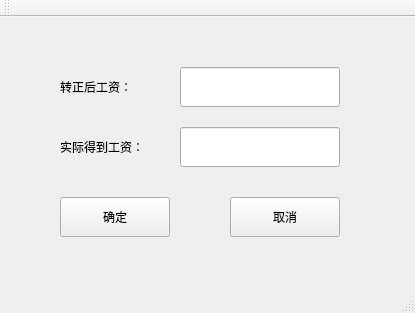
<?xml version="1.0" encoding="UTF-8"?>
<ui version="4.0">
 <class>SalaryCalculate</class>
 <widget class="QMainWindow" name="SalaryCalculate">
  <property name="geometry">
   <rect>
    <x>0</x>
    <y>0</y>
    <width>415</width>
    <height>313</height>
   </rect>
  </property>
  <property name="windowTitle">
   <string>SalaryCalculate</string>
  </property>
  <widget class="QWidget" name="centralWidget">
   <widget class="QLabel" name="id_label_salay">
    <property name="geometry">
     <rect>
      <x>60</x>
      <y>50</y>
      <width>80</width>
      <height>40</height>
     </rect>
    </property>
    <property name="text">
     <string>转正后工资：</string>
    </property>
   </widget>
   <widget class="QLineEdit" name="id_edit_salary">
    <property name="geometry">
     <rect>
      <x>180</x>
      <y>50</y>
      <width>160</width>
      <height>40</height>
     </rect>
    </property>
   </widget>
   <widget class="QLabel" name="id_label_print_salary">
    <property name="geometry">
     <rect>
      <x>60</x>
      <y>110</y>
      <width>80</width>
      <height>40</height>
     </rect>
    </property>
    <property name="text">
     <string>实际得到工资：</string>
    </property>
   </widget>
   <widget class="QLineEdit" name="id_edit_print_salary">
    <property name="geometry">
     <rect>
      <x>180</x>
      <y>110</y>
      <width>160</width>
      <height>40</height>
     </rect>
    </property>
   </widget>
   <widget class="QPushButton" name="id_btn_sure">
    <property name="geometry">
     <rect>
      <x>60</x>
      <y>180</y>
      <width>110</width>
      <height>40</height>
     </rect>
    </property>
    <property name="text">
     <string>确定</string>
    </property>
   </widget>
   <widget class="QPushButton" name="id_btn_cancle">
    <property name="geometry">
     <rect>
      <x>230</x>
      <y>180</y>
      <width>110</width>
      <height>40</height>
     </rect>
    </property>
    <property name="text">
     <string>取消</string>
    </property>
   </widget>
  </widget>
  <widget class="QMenuBar" name="menuBar">
   <property name="geometry">
    <rect>
     <x>0</x>
     <y>0</y>
     <width>415</width>
     <height>23</height>
    </rect>
   </property>
  </widget>
  <widget class="QToolBar" name="mainToolBar">
   <attribute name="toolBarArea">
    <enum>TopToolBarArea</enum>
   </attribute>
   <attribute name="toolBarBreak">
    <bool>false</bool>
   </attribute>
  </widget>
  <widget class="QStatusBar" name="statusBar"/>
 </widget>
 <layoutdefault spacing="6" margin="11"/>
 <resources/>
 <connections/>
</ui>
